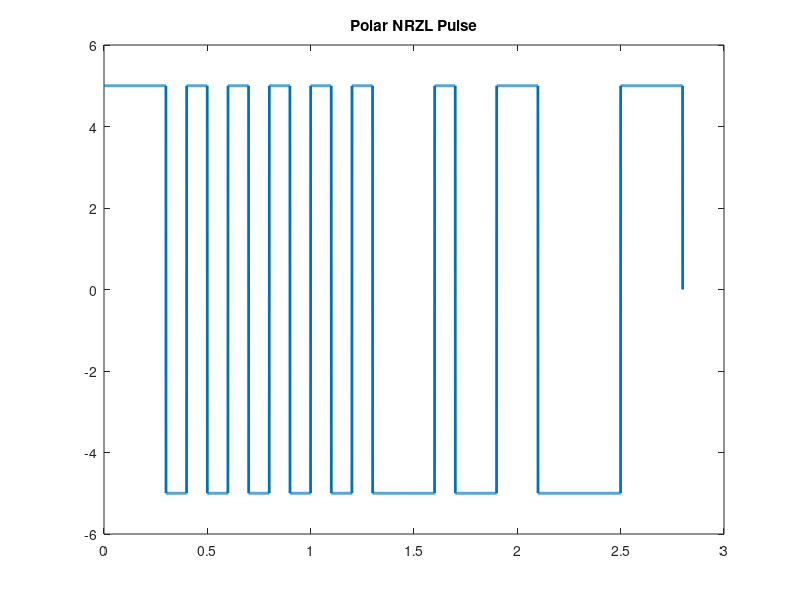
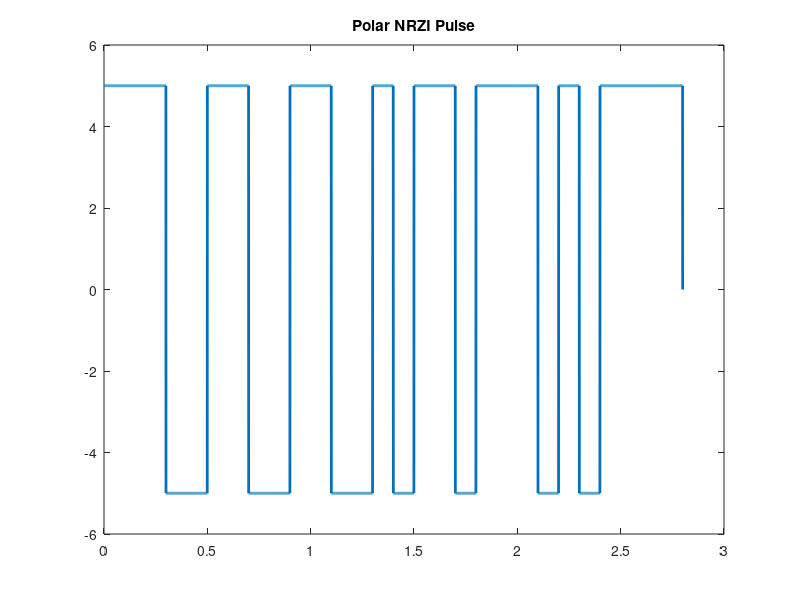
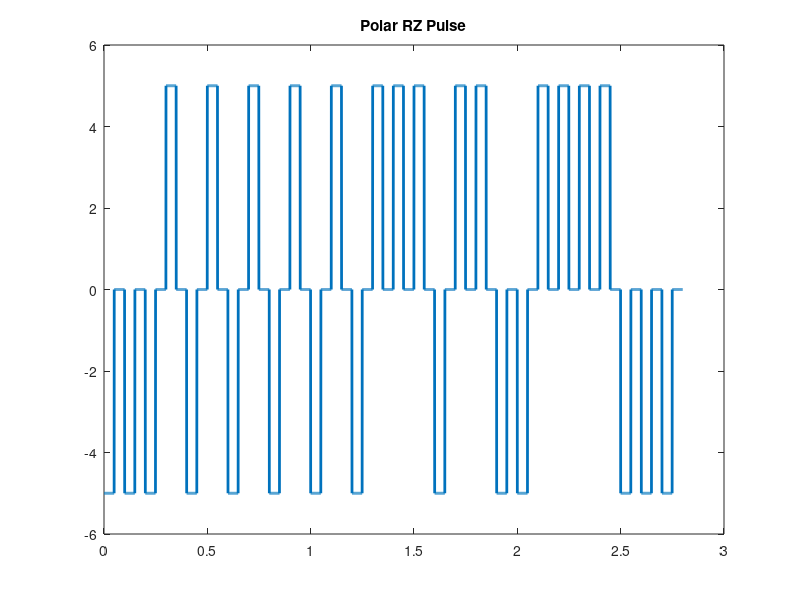

Reproduce these figures in MATLAB, in order.

X=[0 0 0 1 0 1 0 1 0 1 0 1 0 1 1 1 0 1 1 0 0 1 1 1 1 0 0 0];

Bit_Rate=10;
Time_Sequence=length(X)/Bit_Rate;
T_b=1/Bit_Rate;

time=0:T_b/200:Time_Sequence;
Polar_NRZL_Pulse = zeros(1,length(time));
Polar_NRZI_Pulse = zeros(1,length(time));
Polar_RZ_Pulse = zeros(1,length(time));
i=1;
for k=1:200:length(X)*200
   
    if(X(i)==0)
        Polar_NRZL_Pulse(k:k+199)=5;
    else
        Polar_NRZL_Pulse(k:k+199)=-5;
    end
    i=i+1;
end

plot(time,Polar_NRZL_Pulse,'LineWidth',2);
title('Polar NRZL Pulse');

i=1;
temp=5;
for k=1:200:length(X)*200
   
    if(X(i)==0)
        Polar_NRZI_Pulse(k:k+199)=temp;
    else
        if(temp==5)
            temp=-5;
        else
            temp=5;
        end
        Polar_NRZI_Pulse(k:k+199)=temp;
    end
    i=i+1;
end

figure;
plot(time,Polar_NRZI_Pulse,'LineWidth',2);
title('Polar NRZI Pulse');

i=1;
for k=1:200:length(X)*200
    if(X(i)==1)
        Polar_RZ_Pulse(k:k+99)=5;
        Polar_RZ_Pulse(k+99:k+199)=0;
    else
        Polar_RZ_Pulse(k:k+99)=-5;
        Polar_RZ_Pulse(k+99:k+199)=0;
    end
    i=i+1;
end

figure;
plot(time,Polar_RZ_Pulse,'LineWidth',2);
title('Polar RZ Pulse');
